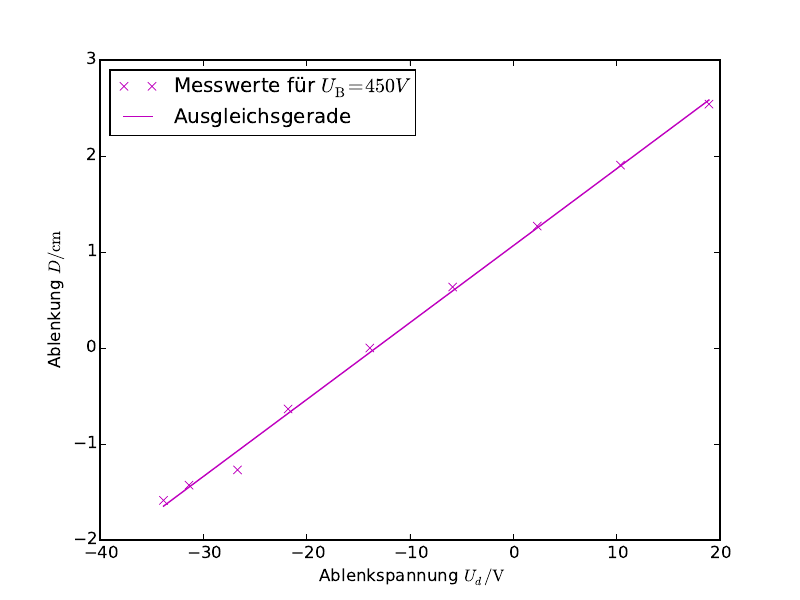

This chart was generated by the following Python code:
import matplotlib.pyplot as plt
import numpy as np
from scipy.optimize import curve_fit

x1,y1=np.genfromtxt('a6.txt', unpack=True) #U_B=450V
def f(x1,c,d):
    return c*x1+d
params,covariance = curve_fit(f,x1,y1)
errors = np.sqrt(np.diag(covariance))
print ('c=',params[0], '±', errors[0])
print ('d=',params[1],'±', errors [1])

plt.plot(x1,y1, 'mx',label="Messwerte für $U_\mathrm{B}=450V$")
plt.plot(x1,f(x1, *params), 'm-', label="Ausgleichsgerade")

plt.xlabel(r' Ablenkspannung $U_d/\mathrm{V}$')
plt.ylabel(r'Ablenkung $D/\mathrm{cm}$')
plt.legend(loc='best')
plt.savefig('501-a6.pdf')
